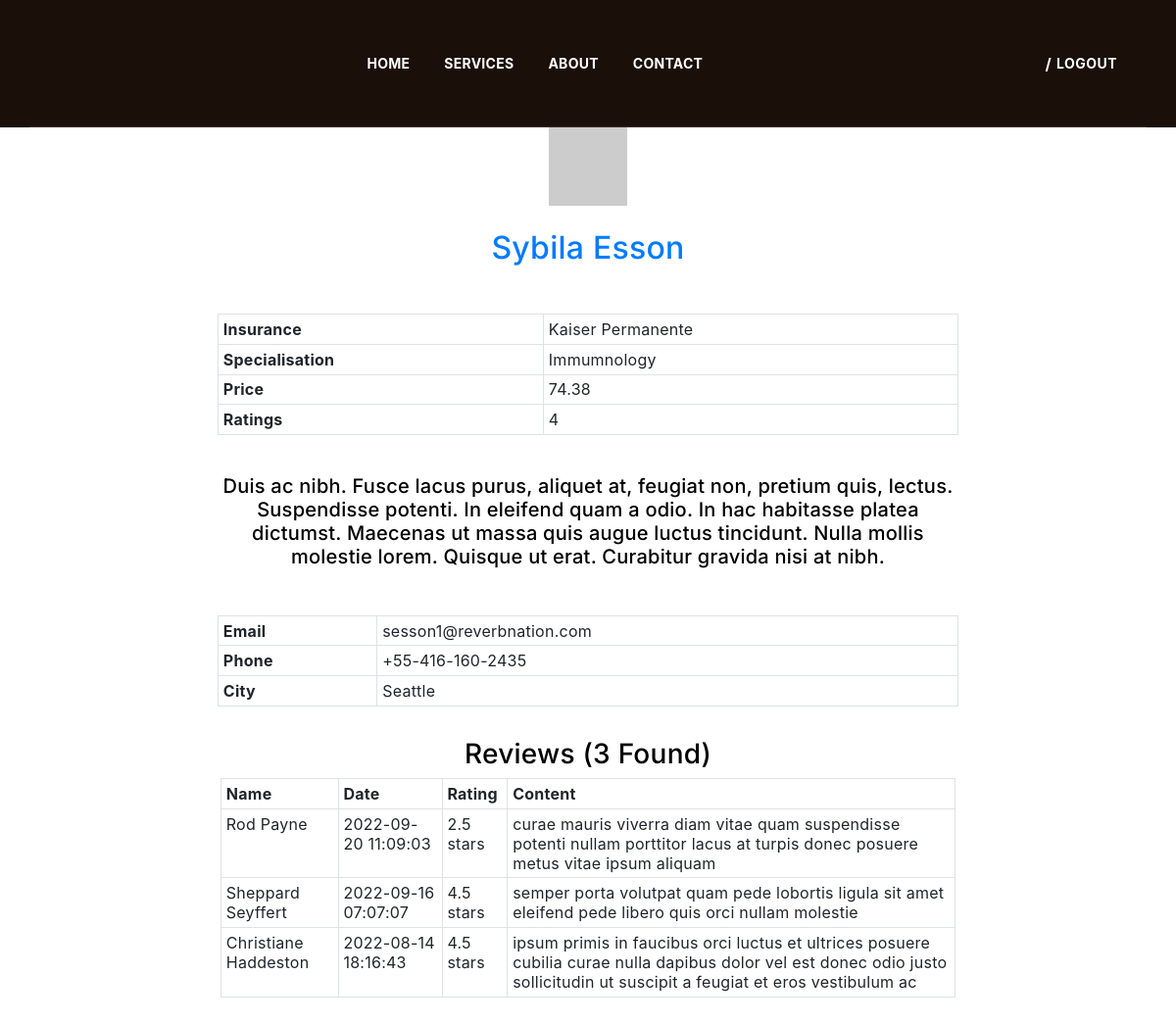
Page /php/doctor/myProfile.php?id=2 on the committed database.
### tables this page shows
CREATE TABLE `doctors` (
  `id` int(11) NOT NULL,
  `username` varchar(50) NOT NULL,
  `password` varchar(255) NOT NULL,
  `name` varchar(255) DEFAULT NULL,
  `email` varchar(255) DEFAULT NULL,
  `avatarUrl` varchar(255) DEFAULT NULL,
  `phone` varchar(50) DEFAULT NULL,
  `location` varchar(255) DEFAULT NULL,
  `insurance` varchar(255) DEFAULT NULL,
  `specialisation` varchar(255) DEFAULT NULL,
  `price` double DEFAULT NULL,
  `description` text DEFAULT NULL
);

CREATE TABLE `reviews` (
  `id` int(11) NOT NULL,
  `date` datetime NOT NULL,
  `content` text DEFAULT NULL,
  `rating` int(11) DEFAULT NULL,
  `patientID` int(11) NOT NULL,
  `doctorID` int(11) NOT NULL
);

CREATE TABLE `patients` (
  `id` int(11) NOT NULL,
  `username` varchar(50) NOT NULL,
  `password` varchar(255) NOT NULL,
  `name` varchar(255) DEFAULT NULL,
  `email` varchar(255) DEFAULT NULL,
  `phone` varchar(50) DEFAULT NULL
);

### php/doctor/myProfile.php (the view, shortened to what this page needs)
<?php
include("../connect.php");
$id = htmlspecialchars($_GET["id"]);
$query ="SELECT * FROM doctors WHERE id={$id}";
$result = $conn->query($query);
if($result->num_rows == 1){
    $doctor = mysqli_fetch_all($result, MYSQLI_ASSOC)[0];
}
$query ="SELECT AVG(rating) as avg FROM reviews WHERE doctorID={$id}";
$result = $conn->query($query);
if($result->num_rows == 1){
    $rating = mysqli_fetch_all($result, MYSQLI_ASSOC)[0]["avg"];
    $rating = round($rating)/2;
}
$reviewCount = 0;
$query ="SELECT p.name, r.date, r.rating, r.content FROM reviews as r JOIN patients as p ON r.patientID=p.id WHERE doctorID={$id} ORDER BY date DESC";
$result = $conn->query($query);
if($result->num_rows > 0){
    $reviews = mysqli_fetch_all($result, MYSQLI_ASSOC);
    $reviewCount = count($reviews);
}
?>
<html>
<head>
    <link href="../assets/css/style.css" rel="stylesheet" />
    <link rel="stylesheet" href="https://cdn.jsdelivr.net/npm/bootstrap@4.2.1/dist/css/bootstrap.min.css">
</head>
<body>
<div>
    <div class="content-wrapper">
    <header class="header-area header-default transparent sticky" style="background-color : #1B0F09 !important">
      <div class="container">
        <div class="row align-items-center">
          <div class="col-lg-12">
            <div class="header-align">
              <div class="header-navigation-area">
                <ul class="main-menu nav justify-content-center">
                  <li id="home"><a href="../index.php">Home</a></li>
                  <li id="services"><a href="../services.php">Services</a></li>
                  <li id="about"><a href="../about.php">About</a></li>
                  <li id="contact"><a href="../contact.php">Contact</a></li>
                </ul>
              </div>
              <div class="header-action-area">
                <div class="login-reg">
                  <a href=""><?php echo $_SESSION['username']?></a><span>/</span><a href="../logout.php">logout</a> <i class="icon icofont-user-alt-3"></i>
                </div>
              </div>
            </div>
          </div>
        </div>
      </div>
    </header>
    <div class="container-fluid text-center">
            <?php echo "<img src={$doctor["avatarUrl"]} alt='Doctor Avatar'>" ?>
            <?php echo "<h2 class='text-primary m-4'>{$doctor["name"]}</h2>"?>
            <div class="col-sm-12 col-md-10 col-lg-8 mx-auto mt-4">
                <div class="row mt-5">
                    <div class="table-responsive table-sm">
                        <table class="table table-hover table-bordered">
                            <tr>
                                <th scope="row">Insurance</th>
                                <td><?php echo $doctor["insurance"]?></td>
                            </tr>
                            <tr>
                                <th scope="row">Specialisation</th>
                                <td><?php echo $doctor["specialisation"]?></td>
                            </tr>
                            <tr>
                                <th scope="row">Price</th>
                                <td><?php echo $doctor["price"]?></td>
                            </tr>
                            <tr>
                                <th scope="row">Ratings</th>
                                <td><?php echo $rating?></td>
                            </tr>
                        </table>
                    </div>
                </div>
                <?php echo "<h5 class='mt-4'>{$doctor["description"]}</h5>"?>
                <div class="row mt-5">
                    <div class="table-responsive table-sm">
                        <table class="table table-hover table-bordered">
                            <tr>
                                <th scope="row">Email</th>
                                <td><?php echo $doctor["email"]?></td>
                            </tr>
                            <tr>
                                <th scope="row">Phone</th>
                                <td><?php echo $doctor["phone"]?></td>
                            </tr>
                            <tr>
                                <th scope="row">City</th>
                                <td><?php echo $doctor["location"]?></td>
                            </tr>
                        </table>
                    </div>
                </div>
                <h3 class="mt-3">Reviews (<?php echo $reviewCount?> Found)</h3>
                <div class="table-responsive  table-sm mb-5">
                    <table class="table table-hover table-bordered">
                        <tr>
                            <th>Name</th>
                            <th>Date</th>
                            <th>Rating</th>
                            <th>Content</th>
                        </tr>
                    <?php
                        if ($reviewCount>0) {
                            foreach ($reviews as $key => $value) {
                                $rating = $value['rating']/2;
                                echo "
                                <tr>
                                <td>{$value['name']}</td>
                                <td>{$value['date']}</td>
                                <td>{$rating} stars</td>
                                <td>{$value['content']}</td>
                                </tr>
                            ";
                            }
                        }
                    ?>
                </div>
            </div>
        </div>
    </div>
</div>
</body>
</html>

### rows in the picture
doctors: name "Sybila Esson", insurance "Kaiser Permanente", specialisation "Immumnology", price "74.38", description "Duis ac nibh. Fusce lacus purus, aliquet at, feugiat non, pretium quis, lectus. Suspendisse potenti. In eleifend quam a odio. In hac habitasse platea dictumst. Maecenas ut massa quis augue luctus tincidunt. Nulla mollis molestie lorem. Quisque ut erat. Curabitur gravida nisi at nibh.", email "sesson1@reverbnation.com", phone "+55-416-160-2435", location "Seattle"
reviews: patientID.name "Rod Payne", date "2022-09-20 11:09:03", rating "2.5", content "curae mauris viverra diam vitae quam suspendisse potenti nullam porttitor lacus at turpis donec posuere metus vitae ipsum aliquam"
reviews: patientID.name "Sheppard Seyffert", date "2022-09-16 07:07:07", rating "4.5", content "semper porta volutpat quam pede lobortis ligula sit amet eleifend pede libero quis orci nullam molestie"
reviews: patientID.name "Christiane Haddeston", date "2022-08-14 18:16:43", rating "4.5", content "ipsum primis in faucibus orci luctus et ultrices posuere cubilia curae nulla dapibus dolor vel est donec odio justo sollicitudin ut suscipit a feugiat et eros vestibulum ac"

### other values in the picture
$rating "4"
$reviewCount "3"
